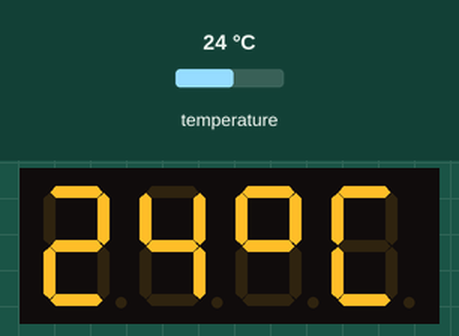
Bench run of a sketch on a simulated Arduino Uno, built with avr-gcc and run on an emulated ATmega328P. Parts: 4-digit seven-segment display. The inputs (shaded band) are chosen by the test bench; at power-on: temperature 24 °C. The local clock reads 2024-03-15 10:24:30 at power-on unless the sketch sets it.

Above: at 1.9 s.
At 32.7 s:
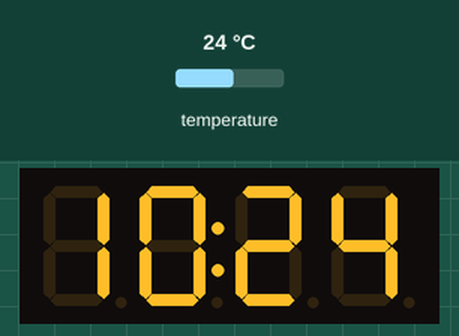
At 116.0 s:
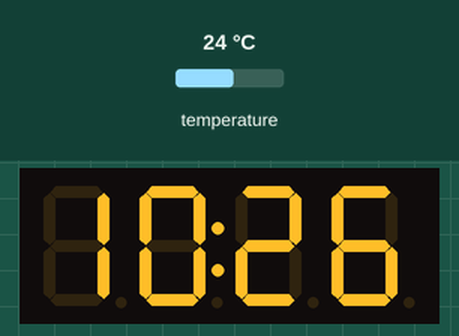

The sketch:

udirna.ino
```cpp
#include <OneWire.h>
#include <DallasTemperature.h>
#include <virtuabotixRTC.h>
#include <TM1637Display.h>

#define TEMP 2
#define CLK 3
#define DIO 4

virtuabotixRTC myRTC(5, 6, 7);
TM1637Display display = TM1637Display(CLK, DIO);
OneWire oneWireDS(TEMP);
DallasTemperature teplomer(&oneWireDS);

const uint8_t all[] = {0xff, 0xff, 0xff, 0xff};
const uint8_t none[] = {0x00, 0x00, 0x00, 0x00};

const uint8_t celsius[] = {
  SEG_A | SEG_B | SEG_F | SEG_G,  // Circle
  SEG_A | SEG_D | SEG_E | SEG_F   // C
};
const uint8_t degree[] = {
  SEG_A | SEG_D | SEG_E | SEG_F   // C
};

void setup() {
  Serial.begin(9600);
  //myRTC.setDS1302Time(00, 03, 10, 2, 1, 12, 2020);
  teplomer.begin();

  display.clear();
  delay(1000);
}

void loop() {
  myRTC.updateTime();
  display.setBrightness(4);
  teplomer.requestTemperatures();
  float teplota = teplomer.getTempCByIndex(0);

  if(teplota <= -10 || teplota >= 100){
    display.showNumberDec(teplota, false, 3, 0);
    display.setSegments(degree, 1, 3);
  }
  else if(teplota >= -9 || teplota <= 99){
    display.showNumberDec(teplota, false, 2, 0);
    display.setSegments(celsius, 2, 2);
  }
  delay(10000);

  display.showNumberDecEx(myRTC.hours, 0x40, true, 2, 0);
  display.showNumberDecEx(myRTC.minutes, 0, true, 2, 2);
  delay(10000);
}
```

Measured:
- what the display in image 0 shows lasts 10.1 s, from 1.8 s to 11.9 s
- what the display in image 1 shows lasts 10.8 s, from 32.7 s to 43.5 s
